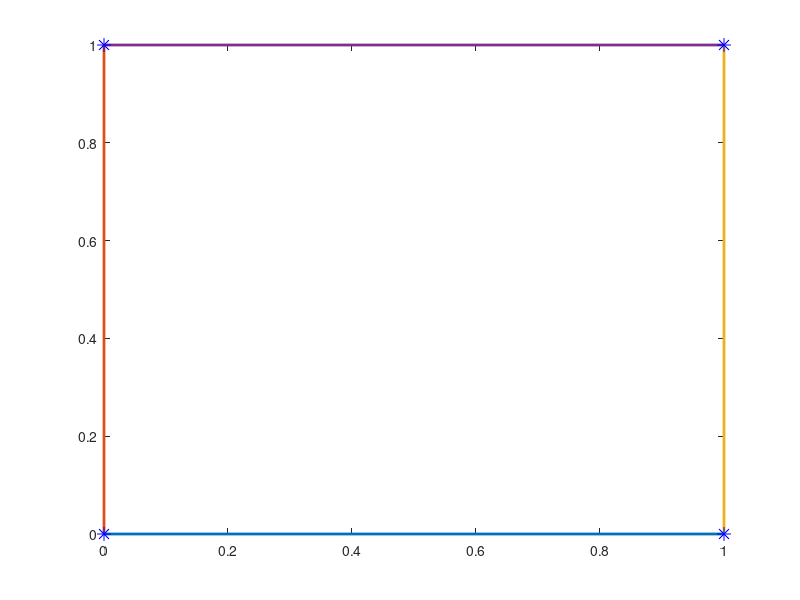

This chart was generated by the following MATLAB code:
function [edges] = plot_2d_grid(xy, edges, edge_specs, edge_thickness, corner_specs, corner_size, plot_h)
%PLOT_CUBE *Insert a one line summary here*
%   [] = plot_cube(xyz, marker_type, edge_color, edge_thickness)
%
% Inputs:
%      xyz - *Insert description of input variable here*
%
%      edge_specs - *Insert description of input variable here*
%
%      edge_thickness - *Insert description of input variable here*
%
%      corner_specs - *Insert description of input variable here*
%
%
% Outputs:
%
% Example:
%
% Notes:
%
% See also:
%
% Created: 09-Mar-2017
% Author: Michael Berks 
% Email : michael.berks@manchester.ac.uk 
% Phone : +44 (0)161 275 7669 
% Copyright: (C) University of Manchester 
if ~exist('xy', 'var') || isempty(xy)
    xy = [
        0 0  %Face 1
        1 0
        1 1
        0 1];
elseif size(xy,2) ~= 2
    error('Input xyz must be nx2 array, containing (x,y) coordinates of grid corners');
end

if ~exist('edge_specs', 'var') || isempty(edge_specs)
    edge_specs = '-';
end
if ~exist('edge_thickness', 'var') || isempty(edge_thickness)
    edge_thickness = 2;
end
if ~exist('corner_specs', 'var') || isempty(corner_specs)
    corner_specs = 'b*';
end
if ~exist('corner_size', 'var') || isempty(corner_size)
    corner_size = 10;
end

%Each of x,y,z lines is mx2 array defining the start and end of each edge
%in the respective dimension

if ~exist('edges', 'var') || isempty(edges)
    
    edges = zeros(0,2);
    num_pts = size(xy, 1);
    for i_pt = 1:num_pts-1
        for j_pt = i_pt+1:num_pts
            %Check if adjacent
            if sum(abs(xy(i_pt,:)-xy(j_pt,:))) < 1.1
                edges = [edges; i_pt j_pt]; %#ok
            end
        end
    end
    if strcmpi(edge_specs, 'no_plot')
        return;
    end
end

if ~exist('plot_h', 'var') || isempty(plot_h)
    plot_h = gca;
end

if numel(plot_h) == 1
    plot(plot_h, ...
        [xy(edges(:,1),1) xy(edges(:,2),1)]',...
        [xy(edges(:,1),2) xy(edges(:,2),2)]',...
        edge_specs, 'LineWidth', edge_thickness); hold on;
    plot(plot_h, xy(:,1), xy(:,2), corner_specs, 'MarkerSize', corner_size);

end


